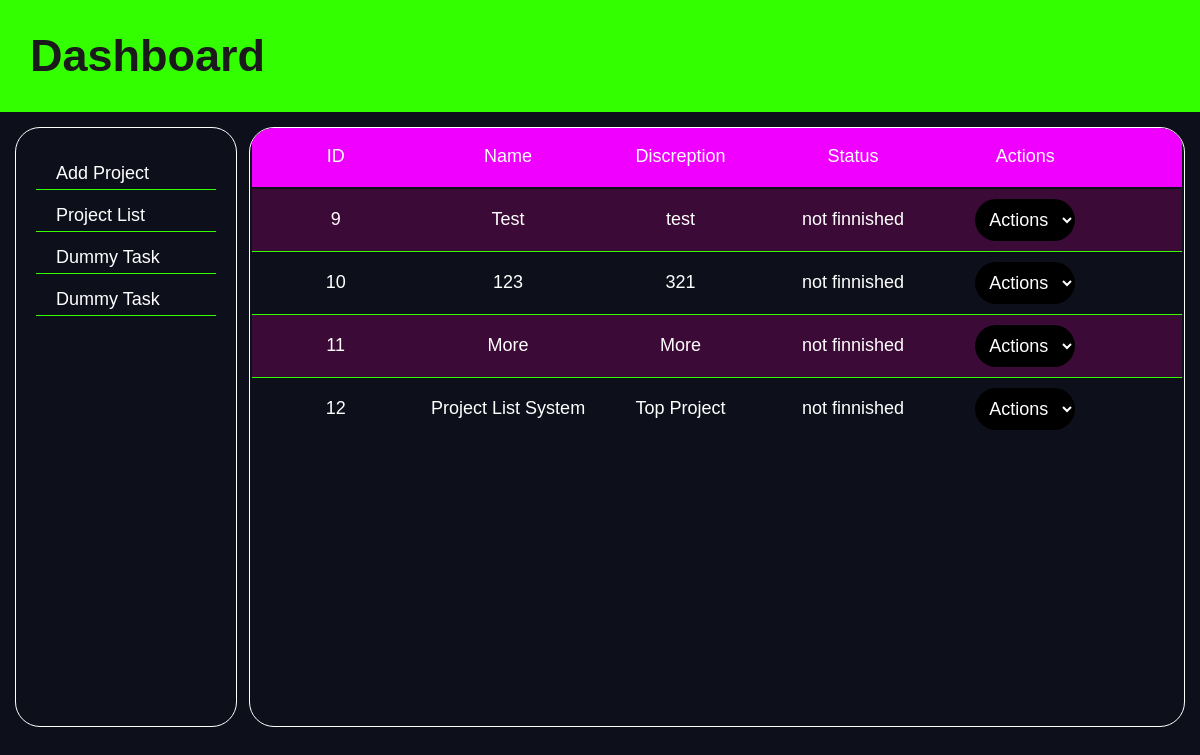
Page /dashboard.php on the committed database.
### tables this page shows
CREATE TABLE `projects` (
  `id` int(11) NOT NULL,
  `proj_name` varchar(255) NOT NULL,
  `description` text NOT NULL,
  `status` varchar(32) NOT NULL
);

### db.php (called while the page is built, shortened)
<?php
class DB {
    private $dbHost = "localhost";
    private $dbUsername = "root";
    private $dbPassword = "";
    private $dbName = "project_list";
    private $dbConn;
    public function __construct(){
        try{
            $dsn = "mysql:host=".$this->dbHost.";dbname=".$this->dbName;
            $this->dbConn = new PDO($dsn,$this->dbUsername,$this->dbPassword);
        }catch(PDOException $e){
            die("Database connection error: ". $e.getMessage());
        }
    }
    public function projectList(){
        $sql = "SELECT * FROM projects";
        $stmt = $this->dbConn->prepare($sql);
        $stmt->execute();
        $data = $stmt->fetchAll(PDO::FETCH_ASSOC);
        return $data;
    }
}

### dashboard.php (the view, shortened to what this page needs)
<?php
require_once('db.php');
$db = new DB();
?>
<!DOCTYPE html>
<html lang="en">
<head>
    <link rel="stylesheet" href="css/style.css">
    <link rel="stylesheet" href="css/animate.css">
</head>
<body>
    <h2 class="dash_heading">Dashboard</h2>
    <div class="container">
        <div class="left_nav">
            <ul>
                <li>
                    <a href="#" id="btn_add_proj">Add Project</a>
                </li>
                <li>
                    <a href="">Project List</a>
                </li>
                <li>
                    <a href="">Dummy Task</a>
                </li>
                <li>
                    <a href="">Dummy Task</a>
                </li>
            </ul>
        </div>
        <div class="right_main">
            <table id="projects">
                <thead>
                    <tr>
                        <td>ID</td>
                        <td>Name</td>
                        <td>Discreption</td>
                        <td>Status</td>
                        <td>Actions</td>
                    </tr>
                </thead>
                <tbody>
                    <?php
                    $data = $db->projectList();
                    if($data != 0){
                    foreach($data as $i){?>
                    <tr>
                    <form action="actions.php" method="post">
                        <td><input type="hidden" name="id" value="<?php echo $i['id']; ?>"><?php echo $i['id']; ?></td>
                        <td><?php echo $i['proj_name']; ?></td>
                        <td><?php echo $i['description']; ?></td>
                        <td><?php echo $i['status']; ?></td>
                        <td>
                          <select id="action" name="action">
                          <option value="Actions">Actions</option>
                          </select>
                        </td>
                        </form>
                    </tr>
                    <?php } }?>
                </tbody>
            </table>
        </div>
    </div>
</body>
</html>

### css/style.css (style rules this page uses)
* { font-family: sans-serif; box-sizing: border-box; margin: 0; padding: 0; font-size: 18px; color: #fff; }
body { background: #0d0f1b; }
.container { padding: 15px; }
.dash_heading { font-size: 45px; background: #3f0; color: #1a1a1a; padding: 30px; }
.left_nav { width: 19%; height: 75vh; float:left; border: 1px solid #fff; border-radius: 25px; }
.left_nav ul { width: 100%; list-style-type: none; padding: 20px; }
.left_nav ul li { margin: 10px 0; padding: 5px; border-bottom: 1px solid #3f0; }
.left_nav ul li a { text-decoration: none; padding: 15px; }
.right_main { width: 80%; height: 75vh; float:right; border: 1px solid #fff; border-radius: 25px; overflow: auto; }
.right_main table { width: 100%; }
.right_main thead { background: #f000ff; display: block; margin: -5px 0 0; padding: 20px 0; }
.right_main tr { width: 100%; display: block; }
.right_main td { display: inline-block; width: 18%; text-align: center; position: relative; }
.right_main tbody tr:nth-child(odd) { background: #3c0a36; }
.right_main tbody tr { border-bottom: 1px solid #3f0; padding: 10px 0; }
.right_main tbody tr:last-child { border:none; }
.right_main tbody tr select { border-radius: 25px; border:none; background: #000; padding: 10px; }

### rows in the picture
projects: id "9", proj_name "Test", description "test", status "not finnished"
projects: id "10", proj_name "123", description "321", status "not finnished"
projects: id "11", proj_name "More", description "More", status "not finnished"
projects: id "12", proj_name "Project List System", description "Top Project", status "not finnished"
